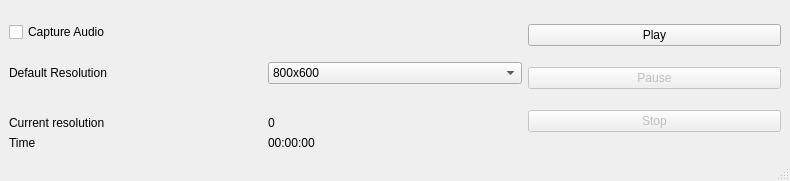
<?xml version="1.0" encoding="UTF-8"?>
<ui version="4.0">
 <class>Recorder</class>
 <widget class="QMainWindow" name="Recorder">
  <property name="geometry">
   <rect>
    <x>0</x>
    <y>0</y>
    <width>790</width>
    <height>181</height>
   </rect>
  </property>
  <property name="windowTitle">
   <string>Screen Recorder</string>
  </property>
  <widget class="QWidget" name="centralwidget">
   <layout class="QGridLayout" name="gridLayout">
    <item row="6" column="0">
     <widget class="QLabel" name="label_3">
      <property name="text">
       <string>Current resolution</string>
      </property>
     </widget>
    </item>
    <item row="6" column="1">
     <widget class="QLabel" name="currentResolution">
      <property name="text">
       <string>0</string>
      </property>
     </widget>
    </item>
    <item row="3" column="1">
     <widget class="QComboBox" name="resolutionComboBox">
      <property name="editable">
       <bool>false</bool>
      </property>
      <item>
       <property name="text">
        <string>800x600</string>
       </property>
      </item>
      <item>
       <property name="text">
        <string>1280x720</string>
       </property>
      </item>
      <item>
       <property name="text">
        <string>1920x1080</string>
       </property>
      </item>
      <item>
       <property name="text">
        <string>Custom</string>
       </property>
      </item>
     </widget>
    </item>
    <item row="3" column="0">
     <widget class="QLabel" name="label_2">
      <property name="text">
       <string>Default Resolution</string>
      </property>
     </widget>
    </item>
    <item row="7" column="0">
     <widget class="QLabel" name="label">
      <property name="text">
       <string>Time</string>
      </property>
     </widget>
    </item>
    <item row="7" column="1">
     <widget class="QLabel" name="timeLabel">
      <property name="text">
       <string>00:00:00</string>
      </property>
     </widget>
    </item>
    <item row="0" column="3" rowspan="8">
     <layout class="QVBoxLayout" name="videoControlButtons">
      <property name="sizeConstraint">
       <enum>QLayout::SetDefaultConstraint</enum>
      </property>
      <item>
       <widget class="QPushButton" name="playButton">
        <property name="text">
         <string>Play</string>
        </property>
        <property name="checkable">
         <bool>false</bool>
        </property>
       </widget>
      </item>
      <item>
       <widget class="QPushButton" name="pauseButton">
        <property name="enabled">
         <bool>false</bool>
        </property>
        <property name="text">
         <string>Pause</string>
        </property>
       </widget>
      </item>
      <item>
       <widget class="QPushButton" name="stopButton">
        <property name="enabled">
         <bool>false</bool>
        </property>
        <property name="text">
         <string>Stop</string>
        </property>
       </widget>
      </item>
     </layout>
    </item>
    <item row="1" column="0">
     <widget class="QCheckBox" name="captureAudioCheckBox">
      <property name="text">
       <string>Capture Audio</string>
      </property>
     </widget>
    </item>
   </layout>
  </widget>
  <widget class="QMenuBar" name="menubar">
   <property name="geometry">
    <rect>
     <x>0</x>
     <y>0</y>
     <width>790</width>
     <height>30</height>
    </rect>
   </property>
  </widget>
  <widget class="QStatusBar" name="statusbar"/>
 </widget>
 <resources/>
 <connections/>
</ui>
